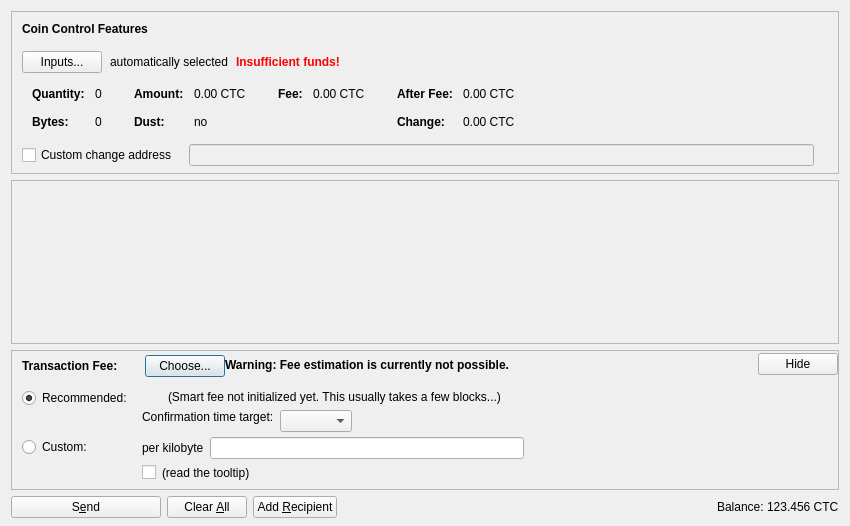
<?xml version="1.0" encoding="UTF-8"?>
<ui version="4.0">
 <class>SendCoinsDialog</class>
 <widget class="QDialog" name="SendCoinsDialog">
  <property name="geometry">
   <rect>
    <x>0</x>
    <y>0</y>
    <width>850</width>
    <height>526</height>
   </rect>
  </property>
  <property name="windowTitle">
   <string>Send Coins</string>
  </property>
  <layout class="QVBoxLayout" name="verticalLayout" stretch="0,1,0,0">
   <property name="bottomMargin">
    <number>8</number>
   </property>
   <item>
    <widget class="QFrame" name="frameCoinControl">
     <property name="sizePolicy">
      <sizepolicy hsizetype="Expanding" vsizetype="Expanding">
       <horstretch>0</horstretch>
       <verstretch>0</verstretch>
      </sizepolicy>
     </property>
     <property name="maximumSize">
      <size>
       <width>16777215</width>
       <height>16777215</height>
      </size>
     </property>
     <property name="frameShape">
      <enum>QFrame::StyledPanel</enum>
     </property>
     <property name="frameShadow">
      <enum>QFrame::Sunken</enum>
     </property>
     <layout class="QVBoxLayout" name="verticalLayoutCoinControl2">
      <property name="spacing">
       <number>0</number>
      </property>
      <property name="leftMargin">
       <number>0</number>
      </property>
      <property name="topMargin">
       <number>0</number>
      </property>
      <property name="rightMargin">
       <number>0</number>
      </property>
      <property name="bottomMargin">
       <number>6</number>
      </property>
      <item>
       <layout class="QVBoxLayout" name="verticalLayoutCoinControl" stretch="0,0,0,0,1">
        <property name="spacing">
         <number>0</number>
        </property>
        <property name="leftMargin">
         <number>10</number>
        </property>
        <property name="topMargin">
         <number>10</number>
        </property>
        <item>
         <layout class="QHBoxLayout" name="horizontalLayoutCoinControl1">
          <property name="bottomMargin">
           <number>15</number>
          </property>
          <item>
           <widget class="QLabel" name="labelCoinControlFeatures">
            <property name="sizePolicy">
             <sizepolicy hsizetype="Preferred" vsizetype="Maximum">
              <horstretch>0</horstretch>
              <verstretch>0</verstretch>
             </sizepolicy>
            </property>
            <property name="font">
             <font>
              <weight>75</weight>
              <bold>true</bold>
             </font>
            </property>
            <property name="styleSheet">
             <string notr="true">font-weight:bold;</string>
            </property>
            <property name="text">
             <string>Coin Control Features</string>
            </property>
           </widget>
          </item>
         </layout>
        </item>
        <item>
         <layout class="QHBoxLayout" name="horizontalLayoutCoinControl2" stretch="0,0,0,0">
          <property name="spacing">
           <number>8</number>
          </property>
          <property name="bottomMargin">
           <number>10</number>
          </property>
          <item>
           <widget class="QPushButton" name="pushButtonCoinControl">
            <property name="styleSheet">
             <string notr="true"/>
            </property>
            <property name="text">
             <string>Inputs...</string>
            </property>
            <property name="autoDefault">
             <bool>false</bool>
            </property>
           </widget>
          </item>
          <item>
           <widget class="QLabel" name="labelCoinControlAutomaticallySelected">
            <property name="text">
             <string>automatically selected</string>
            </property>
            <property name="margin">
             <number>5</number>
            </property>
           </widget>
          </item>
          <item>
           <widget class="QLabel" name="labelCoinControlInsuffFunds">
            <property name="font">
             <font>
              <weight>75</weight>
              <bold>true</bold>
             </font>
            </property>
            <property name="styleSheet">
             <string notr="true">color:red;font-weight:bold;</string>
            </property>
            <property name="text">
             <string>Insufficient funds!</string>
            </property>
            <property name="margin">
             <number>5</number>
            </property>
           </widget>
          </item>
          <item>
           <spacer name="horizontalSpacerCoinControl">
            <property name="orientation">
             <enum>Qt::Horizontal</enum>
            </property>
            <property name="sizeHint" stdset="0">
             <size>
              <width>40</width>
              <height>1</height>
             </size>
            </property>
           </spacer>
          </item>
         </layout>
        </item>
        <item>
         <widget class="QWidget" name="widgetCoinControl" native="true">
          <property name="sizePolicy">
           <sizepolicy hsizetype="Preferred" vsizetype="Preferred">
            <horstretch>0</horstretch>
            <verstretch>0</verstretch>
           </sizepolicy>
          </property>
          <property name="minimumSize">
           <size>
            <width>0</width>
            <height>0</height>
           </size>
          </property>
          <property name="styleSheet">
           <string notr="true"/>
          </property>
          <layout class="QHBoxLayout" name="horizontalLayoutCoinControl5">
           <property name="leftMargin">
            <number>0</number>
           </property>
           <property name="topMargin">
            <number>0</number>
           </property>
           <property name="rightMargin">
            <number>0</number>
           </property>
           <property name="bottomMargin">
            <number>0</number>
           </property>
           <item>
            <layout class="QHBoxLayout" name="horizontalLayoutCoinControl3" stretch="0,0,0,1">
             <property name="spacing">
              <number>20</number>
             </property>
             <property name="topMargin">
              <number>0</number>
             </property>
             <property name="bottomMargin">
              <number>10</number>
             </property>
             <item>
              <layout class="QFormLayout" name="formLayoutCoinControl1">
               <property name="horizontalSpacing">
                <number>10</number>
               </property>
               <property name="verticalSpacing">
                <number>14</number>
               </property>
               <property name="leftMargin">
                <number>10</number>
               </property>
               <property name="topMargin">
                <number>4</number>
               </property>
               <property name="rightMargin">
                <number>6</number>
               </property>
               <item row="0" column="0">
                <widget class="QLabel" name="labelCoinControlQuantityText">
                 <property name="font">
                  <font>
                   <weight>75</weight>
                   <bold>true</bold>
                  </font>
                 </property>
                 <property name="text">
                  <string>Quantity:</string>
                 </property>
                 <property name="margin">
                  <number>0</number>
                 </property>
                </widget>
               </item>
               <item row="0" column="1">
                <widget class="QLabel" name="labelCoinControlQuantity">
                 <property name="cursor">
                  <cursorShape>IBeamCursor</cursorShape>
                 </property>
                 <property name="contextMenuPolicy">
                  <enum>Qt::ActionsContextMenu</enum>
                 </property>
                 <property name="text">
                  <string notr="true">0</string>
                 </property>
                 <property name="margin">
                  <number>0</number>
                 </property>
                 <property name="textInteractionFlags">
                  <set>Qt::LinksAccessibleByMouse|Qt::TextSelectableByKeyboard|Qt::TextSelectableByMouse</set>
                 </property>
                </widget>
               </item>
               <item row="1" column="0">
                <widget class="QLabel" name="labelCoinControlBytesText">
                 <property name="font">
                  <font>
                   <weight>75</weight>
                   <bold>true</bold>
                  </font>
                 </property>
                 <property name="text">
                  <string>Bytes:</string>
                 </property>
                </widget>
               </item>
               <item row="1" column="1">
                <widget class="QLabel" name="labelCoinControlBytes">
                 <property name="cursor">
                  <cursorShape>IBeamCursor</cursorShape>
                 </property>
                 <property name="contextMenuPolicy">
                  <enum>Qt::ActionsContextMenu</enum>
                 </property>
                 <property name="text">
                  <string notr="true">0</string>
                 </property>
                 <property name="textInteractionFlags">
                  <set>Qt::LinksAccessibleByMouse|Qt::TextSelectableByKeyboard|Qt::TextSelectableByMouse</set>
                 </property>
                </widget>
               </item>
              </layout>
             </item>
             <item>
              <layout class="QFormLayout" name="formLayoutCoinControl2">
               <property name="horizontalSpacing">
                <number>10</number>
               </property>
               <property name="verticalSpacing">
                <number>14</number>
               </property>
               <property name="leftMargin">
                <number>6</number>
               </property>
               <property name="topMargin">
                <number>4</number>
               </property>
               <property name="rightMargin">
                <number>6</number>
               </property>
               <item row="0" column="0">
                <widget class="QLabel" name="labelCoinControlAmountText">
                 <property name="font">
                  <font>
                   <weight>75</weight>
                   <bold>true</bold>
                  </font>
                 </property>
                 <property name="text">
                  <string>Amount:</string>
                 </property>
                 <property name="margin">
                  <number>0</number>
                 </property>
                </widget>
               </item>
               <item row="0" column="1">
                <widget class="QLabel" name="labelCoinControlAmount">
                 <property name="cursor">
                  <cursorShape>IBeamCursor</cursorShape>
                 </property>
                 <property name="contextMenuPolicy">
                  <enum>Qt::ActionsContextMenu</enum>
                 </property>
                 <property name="text">
                  <string notr="true">0.00 CTC</string>
                 </property>
                 <property name="textInteractionFlags">
                  <set>Qt::LinksAccessibleByMouse|Qt::TextSelectableByKeyboard|Qt::TextSelectableByMouse</set>
                 </property>
                </widget>
               </item>
               <item row="1" column="0">
                <widget class="QLabel" name="labelCoinControlLowOutputText">
                 <property name="font">
                  <font>
                   <weight>75</weight>
                   <bold>true</bold>
                  </font>
                 </property>
                 <property name="text">
                  <string>Dust:</string>
                 </property>
                </widget>
               </item>
               <item row="1" column="1">
                <widget class="QLabel" name="labelCoinControlLowOutput">
                 <property name="cursor">
                  <cursorShape>IBeamCursor</cursorShape>
                 </property>
                 <property name="contextMenuPolicy">
                  <enum>Qt::ActionsContextMenu</enum>
                 </property>
                 <property name="text">
                  <string notr="true">no</string>
                 </property>
                 <property name="textInteractionFlags">
                  <set>Qt::LinksAccessibleByMouse|Qt::TextSelectableByKeyboard|Qt::TextSelectableByMouse</set>
                 </property>
                </widget>
               </item>
              </layout>
             </item>
             <item>
              <layout class="QFormLayout" name="formLayoutCoinControl3">
               <property name="horizontalSpacing">
                <number>10</number>
               </property>
               <property name="verticalSpacing">
                <number>14</number>
               </property>
               <property name="leftMargin">
                <number>6</number>
               </property>
               <property name="topMargin">
                <number>4</number>
               </property>
               <property name="rightMargin">
                <number>6</number>
               </property>
               <item row="0" column="0">
                <widget class="QLabel" name="labelCoinControlFeeText">
                 <property name="font">
                  <font>
                   <weight>75</weight>
                   <bold>true</bold>
                  </font>
                 </property>
                 <property name="text">
                  <string>Fee:</string>
                 </property>
                 <property name="margin">
                  <number>0</number>
                 </property>
                </widget>
               </item>
               <item row="0" column="1">
                <widget class="QLabel" name="labelCoinControlFee">
                 <property name="cursor">
                  <cursorShape>IBeamCursor</cursorShape>
                 </property>
                 <property name="contextMenuPolicy">
                  <enum>Qt::ActionsContextMenu</enum>
                 </property>
                 <property name="text">
                  <string notr="true">0.00 CTC</string>
                 </property>
                 <property name="textInteractionFlags">
                  <set>Qt::LinksAccessibleByMouse|Qt::TextSelectableByKeyboard|Qt::TextSelectableByMouse</set>
                 </property>
                </widget>
               </item>
              </layout>
             </item>
             <item>
              <layout class="QFormLayout" name="formLayoutCoinControl4">
               <property name="horizontalSpacing">
                <number>10</number>
               </property>
               <property name="verticalSpacing">
                <number>14</number>
               </property>
               <property name="leftMargin">
                <number>6</number>
               </property>
               <property name="topMargin">
                <number>4</number>
               </property>
               <property name="rightMargin">
                <number>6</number>
               </property>
               <item row="0" column="0">
                <widget class="QLabel" name="labelCoinControlAfterFeeText">
                 <property name="font">
                  <font>
                   <weight>75</weight>
                   <bold>true</bold>
                  </font>
                 </property>
                 <property name="text">
                  <string>After Fee:</string>
                 </property>
                 <property name="margin">
                  <number>0</number>
                 </property>
                </widget>
               </item>
               <item row="0" column="1">
                <widget class="QLabel" name="labelCoinControlAfterFee">
                 <property name="cursor">
                  <cursorShape>IBeamCursor</cursorShape>
                 </property>
                 <property name="contextMenuPolicy">
                  <enum>Qt::ActionsContextMenu</enum>
                 </property>
                 <property name="text">
                  <string notr="true">0.00 CTC</string>
                 </property>
                 <property name="textInteractionFlags">
                  <set>Qt::LinksAccessibleByMouse|Qt::TextSelectableByKeyboard|Qt::TextSelectableByMouse</set>
                 </property>
                </widget>
               </item>
               <item row="1" column="0">
                <widget class="QLabel" name="labelCoinControlChangeText">
                 <property name="font">
                  <font>
                   <weight>75</weight>
                   <bold>true</bold>
                  </font>
                 </property>
                 <property name="text">
                  <string>Change:</string>
                 </property>
                </widget>
               </item>
               <item row="1" column="1">
                <widget class="QLabel" name="labelCoinControlChange">
                 <property name="cursor">
                  <cursorShape>IBeamCursor</cursorShape>
                 </property>
                 <property name="contextMenuPolicy">
                  <enum>Qt::ActionsContextMenu</enum>
                 </property>
                 <property name="text">
                  <string notr="true">0.00 CTC</string>
                 </property>
                 <property name="textInteractionFlags">
                  <set>Qt::LinksAccessibleByMouse|Qt::TextSelectableByKeyboard|Qt::TextSelectableByMouse</set>
                 </property>
                </widget>
               </item>
              </layout>
             </item>
            </layout>
           </item>
          </layout>
         </widget>
        </item>
        <item>
         <layout class="QHBoxLayout" name="horizontalLayoutCoinControl4" stretch="0,0,0">
          <property name="spacing">
           <number>12</number>
          </property>
          <property name="sizeConstraint">
           <enum>QLayout::SetDefaultConstraint</enum>
          </property>
          <property name="topMargin">
           <number>5</number>
          </property>
          <property name="rightMargin">
           <number>5</number>
          </property>
          <item>
           <widget class="QCheckBox" name="checkBoxCoinControlChange">
            <property name="toolTip">
             <string>If this is activated, but the change address is empty or invalid, change will be sent to a newly generated address.</string>
            </property>
            <property name="text">
             <string>Custom change address</string>
            </property>
           </widget>
          </item>
          <item>
           <widget class="QValidatedLineEdit" name="lineEditCoinControlChange">
            <property name="enabled">
             <bool>false</bool>
            </property>
            <property name="sizePolicy">
             <sizepolicy hsizetype="Expanding" vsizetype="Fixed">
              <horstretch>0</horstretch>
              <verstretch>0</verstretch>
             </sizepolicy>
            </property>
           </widget>
          </item>
          <item>
           <widget class="QLabel" name="labelCoinControlChangeLabel">
            <property name="sizePolicy">
             <sizepolicy hsizetype="Preferred" vsizetype="Expanding">
              <horstretch>0</horstretch>
              <verstretch>0</verstretch>
             </sizepolicy>
            </property>
            <property name="minimumSize">
             <size>
              <width>0</width>
              <height>0</height>
             </size>
            </property>
            <property name="text">
             <string/>
            </property>
            <property name="margin">
             <number>3</number>
            </property>
           </widget>
          </item>
         </layout>
        </item>
        <item>
         <spacer name="verticalSpacerCoinControl">
          <property name="orientation">
           <enum>Qt::Vertical</enum>
          </property>
          <property name="sizeHint" stdset="0">
           <size>
            <width>800</width>
            <height>1</height>
           </size>
          </property>
         </spacer>
        </item>
       </layout>
      </item>
     </layout>
    </widget>
   </item>
   <item>
    <widget class="QScrollArea" name="scrollArea">
     <property name="widgetResizable">
      <bool>true</bool>
     </property>
     <widget class="QWidget" name="scrollAreaWidgetContents">
      <property name="geometry">
       <rect>
        <x>0</x>
        <y>0</y>
        <width>830</width>
        <height>104</height>
       </rect>
      </property>
      <layout class="QVBoxLayout" name="verticalLayout_2" stretch="0,1">
       <property name="leftMargin">
        <number>0</number>
       </property>
       <property name="topMargin">
        <number>0</number>
       </property>
       <property name="rightMargin">
        <number>0</number>
       </property>
       <property name="bottomMargin">
        <number>0</number>
       </property>
       <item>
        <layout class="QVBoxLayout" name="entries">
         <property name="spacing">
          <number>6</number>
         </property>
        </layout>
       </item>
       <item>
        <spacer name="verticalSpacer">
         <property name="orientation">
          <enum>Qt::Vertical</enum>
         </property>
         <property name="sizeHint" stdset="0">
          <size>
           <width>20</width>
           <height>40</height>
          </size>
         </property>
        </spacer>
       </item>
      </layout>
     </widget>
    </widget>
   </item>
   <item>
    <widget class="QFrame" name="frameFee">
     <property name="sizePolicy">
      <sizepolicy hsizetype="Expanding" vsizetype="Expanding">
       <horstretch>0</horstretch>
       <verstretch>0</verstretch>
      </sizepolicy>
     </property>
     <property name="maximumSize">
      <size>
       <width>16777215</width>
       <height>16777215</height>
      </size>
     </property>
     <property name="frameShape">
      <enum>QFrame::StyledPanel</enum>
     </property>
     <property name="frameShadow">
      <enum>QFrame::Sunken</enum>
     </property>
     <layout class="QVBoxLayout" name="verticalLayoutFee1">
      <property name="spacing">
       <number>0</number>
      </property>
      <property name="leftMargin">
       <number>0</number>
      </property>
      <property name="topMargin">
       <number>0</number>
      </property>
      <property name="rightMargin">
       <number>0</number>
      </property>
      <property name="bottomMargin">
       <number>0</number>
      </property>
      <item>
       <layout class="QVBoxLayout" name="verticalLayoutFee2" stretch="0,0,0">
        <property name="spacing">
         <number>0</number>
        </property>
        <property name="leftMargin">
         <number>10</number>
        </property>
        <property name="topMargin">
         <number>0</number>
        </property>
        <item>
         <layout class="QHBoxLayout" name="horizontalLayoutFee1">
          <property name="bottomMargin">
           <number>0</number>
          </property>
          <item>
           <layout class="QVBoxLayout" name="verticalLayoutFee7">
            <property name="spacing">
             <number>0</number>
            </property>
            <item>
             <spacer name="verticalSpacerSmartFee">
              <property name="orientation">
               <enum>Qt::Vertical</enum>
              </property>
              <property name="sizeType">
               <enum>QSizePolicy::Fixed</enum>
              </property>
              <property name="sizeHint" stdset="0">
               <size>
                <width>1</width>
                <height>4</height>
               </size>
              </property>
             </spacer>
            </item>
            <item>
             <layout class="QHBoxLayout" name="horizontalLayoutSmartFee">
              <property name="spacing">
               <number>10</number>
              </property>
              <item>
               <widget class="QLabel" name="labelFeeHeadline">
                <property name="sizePolicy">
                 <sizepolicy hsizetype="Preferred" vsizetype="Maximum">
                  <horstretch>0</horstretch>
                  <verstretch>0</verstretch>
                 </sizepolicy>
                </property>
                <property name="font">
                 <font>
                  <weight>75</weight>
                  <bold>true</bold>
                 </font>
                </property>
                <property name="styleSheet">
                 <string notr="true">font-weight:bold;</string>
                </property>
                <property name="text">
                 <string>Transaction Fee:</string>
                </property>
               </widget>
              </item>
              <item>
               <widget class="QLabel" name="labelFeeMinimized">
                <property name="text">
                 <string/>
                </property>
               </widget>
              </item>
              <item>
               <widget class="QPushButton" name="buttonChooseFee">
                <property name="text">
                 <string>Choose...</string>
                </property>
               </widget>
              </item>
             </layout>
            </item>
            <item>
             <spacer name="verticalSpacer_5">
              <property name="orientation">
               <enum>Qt::Vertical</enum>
              </property>
              <property name="sizeHint" stdset="0">
               <size>
                <width>1</width>
                <height>1</height>
               </size>
              </property>
             </spacer>
            </item>
           </layout>
          </item>
          <item>
           <widget class="QLabel" name="fallbackFeeWarningLabel">
            <property name="toolTip">
             <string>Using the fallbackfee can result in sending a transaction that will take several hours or days (or never) to confirm. Consider choosing your fee manually or wait until you have validated the complete chain.</string>
            </property>
            <property name="font">
            <font>
                <weight>75</weight>
                <bold>true</bold>
            </font>
            </property>
            <property name="text">
             <string>Warning: Fee estimation is currently not possible.</string>
            </property>
            <property name="wordWrap">
             <bool>false</bool>
            </property>
           </widget>
          </item>
          <item>
           <spacer name="horizontalSpacer_4">
            <property name="orientation">
             <enum>Qt::Horizontal</enum>
            </property>
            <property name="sizeType">
             <enum>QSizePolicy::MinimumExpanding</enum>
            </property>
            <property name="sizeHint" stdset="0">
             <size>
              <width>40</width>
              <height>20</height>
             </size>
            </property>
           </spacer>
          </item>
          <item>
           <widget class="QPushButton" name="buttonMinimizeFee">
            <property name="toolTip">
             <string>collapse fee-settings</string>
            </property>
            <property name="text">
             <string>Hide</string>
            </property>
           </widget>
          </item>
         </layout>
        </item>
        <item>
         <widget class="QFrame" name="frameFeeSelection">
          <layout class="QVBoxLayout" name="verticalLayoutFee12">
           <property name="spacing">
            <number>0</number>
           </property>
           <property name="leftMargin">
            <number>0</number>
           </property>
           <property name="topMargin">
            <number>0</number>
           </property>
           <property name="rightMargin">
            <number>0</number>
           </property>
           <property name="bottomMargin">
            <number>0</number>
           </property>
           <item>
            <layout class="QGridLayout" name="gridLayoutFee">
             <property name="topMargin">
              <number>10</number>
             </property>
             <property name="bottomMargin">
              <number>4</number>
             </property>
             <property name="horizontalSpacing">
              <number>10</number>
             </property>
             <property name="verticalSpacing">
              <number>4</number>
             </property>
             <item row="1" column="1">
              <layout class="QVBoxLayout" name="verticalLayoutFee8">
               <property name="spacing">
                <number>6</number>
               </property>
               <item>
                <layout class="QHBoxLayout" name="horizontalLayoutFee13">
                 <item>
                  <widget class="QLabel" name="labelCustomPerKilobyte">
                   <property name="toolTip">
                    <string>If the custom fee is set to 1000 satoshis and the transaction is only 250 bytes, then &quot;per kilobyte&quot; only pays 250 satoshis in fee, while &quot;total at least&quot; pays 1000 satoshis. For transactions bigger than a kilobyte both pay by kilobyte.</string>
                   </property>
                   <property name="text">
                    <string>per kilobyte</string>
                   </property>
                  </widget>
                 </item>
                 <item>
                  <widget class="BitcoinAmountField" name="customFee"/>
                 </item>
                 <item>
                  <spacer name="horizontalSpacer_6">
                   <property name="orientation">
                    <enum>Qt::Horizontal</enum>
                   </property>
                   <property name="sizeHint" stdset="0">
                    <size>
                     <width>1</width>
                     <height>1</height>
                    </size>
                   </property>
                  </spacer>
                 </item>
                </layout>
               </item>
               <item>
                <layout class="QHBoxLayout" name="horizontalLayoutFee8">
                 <item>
                  <widget class="QCheckBox" name="checkBoxMinimumFee">
                   <property name="toolTip">
                    <string>Paying only the minimum fee is just fine as long as there is less transaction volume than space in the blocks. But be aware that this can end up in a never confirming transaction once there is more demand for connecticoin transactions than the network can process.</string>
                   </property>
                   <property name="text">
                    <string/>
                   </property>
                  </widget>
                 </item>
                 <item>
                  <widget class="QLabel" name="labelMinFeeWarning">
                   <property name="enabled">
                    <bool>true</bool>
                   </property>
                   <property name="toolTip">
                    <string>Paying only the minimum fee is just fine as long as there is less transaction volume than space in the blocks. But be aware that this can end up in a never confirming transaction once there is more demand for connecticoin transactions than the network can process.</string>
                   </property>
                   <property name="text">
                    <string>(read the tooltip)</string>
                   </property>
                   <property name="margin">
                    <number>5</number>
                   </property>
                  </widget>
                 </item>
                 <item>
                  <spacer name="horizontalSpacer_2">
                   <property name="orientation">
                    <enum>Qt::Horizontal</enum>
                   </property>
                   <property name="sizeHint" stdset="0">
                    <size>
                     <width>1</width>
                     <height>1</height>
                    </size>
                   </property>
                  </spacer>
                 </item>
                </layout>
               </item>
              </layout>
             </item>
             <item row="0" column="0">
              <layout class="QVBoxLayout" name="verticalLayoutFee4" stretch="0,1">
               <item>
                <widget class="QRadioButton" name="radioSmartFee">
                 <property name="text">
                  <string>Recommended:</string>
                 </property>
                 <property name="checked">
                  <bool>true</bool>
                 </property>
                 <attribute name="buttonGroup">
                  <string notr="true">groupFee</string>
                 </attribute>
                </widget>
               </item>
               <item>
                <spacer name="verticalSpacer_2">
                 <property name="orientation">
                  <enum>Qt::Vertical</enum>
                 </property>
                 <property name="sizeHint" stdset="0">
                  <size>
                   <width>1</width>
                   <height>1</height>
                  </size>
                 </property>
                </spacer>
               </item>
              </layout>
             </item>
             <item row="1" column="0">
              <layout class="QVBoxLayout" name="verticalLayoutFee9" stretch="0,1">
               <item>
                <widget class="QRadioButton" name="radioCustomFee">
                 <property name="text">
                  <string>Custom:</string>
                 </property>
                 <attribute name="buttonGroup">
                  <string notr="true">groupFee</string>
                 </attribute>
                </widget>
               </item>
               <item>
                <spacer name="verticalSpacer_6">
                 <property name="orientation">
                  <enum>Qt::Vertical</enum>
                 </property>
                 <property name="sizeHint" stdset="0">
                  <size>
                   <width>1</width>
                   <height>1</height>
                  </size>
                 </property>
                </spacer>
               </item>
              </layout>
             </item>
             <item row="0" column="1">
              <layout class="QVBoxLayout" name="verticalLayoutFee3" stretch="0,0,1">
               <property name="spacing">
                <number>6</number>
               </property>
               <property name="topMargin">
                <number>2</number>
               </property>
               <item>
                <layout class="QHBoxLayout" name="horizontalLayoutFee12">
                 <item>
                  <widget class="QLabel" name="labelSmartFee">
                   <property name="text">
                    <string/>
                   </property>
                   <property name="margin">
                    <number>2</number>
                   </property>
                  </widget>
                 </item>
                 <item>
                  <widget class="QLabel" name="labelFeeEstimation">
                   <property name="text">
                    <string/>
                   </property>
                  </widget>
                 </item>
                 <item>
                  <widget class="QLabel" name="labelSmartFee2">
                   <property name="text">
                    <string>(Smart fee not initialized yet. This usually takes a few blocks...)</string>
                   </property>
                   <property name="margin">
                    <number>2</number>
                   </property>
                  </widget>
                 </item>
                 <item>
                  <spacer name="horizontalSpacer_5">
                   <property name="orientation">
                    <enum>Qt::Horizontal</enum>
                   </property>
                   <property name="sizeHint" stdset="0">
                    <size>
                     <width>1</width>
                     <height>1</height>
                    </size>
                   </property>
                  </spacer>
                 </item>
                </layout>
               </item>
               <item>
                <layout class="QHBoxLayout" name="horizontalLayoutFee9">
                 <item>
                  <layout class="QVBoxLayout" name="verticalLayoutFee6">
                   <item>
                    <widget class="QLabel" name="labelSmartFee3">
                     <property name="text">
                      <string>Confirmation time target:</string>
                     </property>
                     <property name="margin">
                      <number>2</number>
                     </property>
                    </widget>
                   </item>
                   <item>
                    <spacer name="verticalSpacer_3">
                     <property name="orientation">
                      <enum>Qt::Vertical</enum>
                     </property>
                     <property name="sizeHint" stdset="0">
                      <size>
                       <width>1</width>
                       <height>1</height>
                      </size>
                     </property>
                    </spacer>
                   </item>
                  </layout>
                 </item>
                 <item>
                  <layout class="QVBoxLayout" name="verticalLayoutFee5">
                   <property name="rightMargin">
                    <number>30</number>
                   </property>
                   <item>
                    <layout class="QHBoxLayout" name="horizontalLayoutConfTarget">
                     <property name="bottomMargin">
                      <number>0</number>
                     </property>
                     <item>
                      <widget class="QComboBox" name="confTargetSelector"/>
                     </item>
                     <item>
                      <spacer name="horizontalSpacerConfTarget">
                       <property name="orientation">
                        <enum>Qt::Horizontal</enum>
                       </property>
                       <property name="sizeHint" stdset="0">
                        <size>
                         <width>40</width>
                         <height>20</height>
                        </size>
                       </property>
                      </spacer>
                     </item>
                    </layout>
                   </item>
                  </layout>
                 </item>
                </layout>
               </item>
               <item>
                <spacer name="verticalSpacer_4">
                 <property name="orientation">
                  <enum>Qt::Vertical</enum>
                 </property>
                 <property name="sizeHint" stdset="0">
                  <size>
                   <width>1</width>
                   <height>1</height>
                  </size>
                 </property>
                </spacer>
               </item>
              </layout>
             </item>
            </layout>
           </item>
          </layout>
         </widget>
        </item>
        <item>
         <spacer name="verticalSpacerFee">
          <property name="orientation">
           <enum>Qt::Vertical</enum>
          </property>
          <property name="sizeHint" stdset="0">
           <size>
            <width>40</width>
            <height>5</height>
           </size>
          </property>
         </spacer>
        </item>
       </layout>
      </item>
     </layout>
    </widget>
   </item>
   <item>
    <layout class="QHBoxLayout" name="horizontalLayout">
     <item>
      <widget class="QPushButton" name="sendButton">
       <property name="minimumSize">
        <size>
         <width>150</width>
         <height>0</height>
        </size>
       </property>
       <property name="toolTip">
        <string>Confirm the send action</string>
       </property>
       <property name="text">
        <string>S&amp;end</string>
       </property>
       <property name="icon">
        <iconset resource="../bitcoin.qrc">
         <normaloff>:/icons/send</normaloff>:/icons/send</iconset>
       </property>
       <property name="autoDefault">
        <bool>false</bool>
       </property>
       <property name="default">
        <bool>false</bool>
       </property>
      </widget>
     </item>
     <item>
      <widget class="QPushButton" name="clearButton">
       <property name="sizePolicy">
        <sizepolicy hsizetype="Minimum" vsizetype="Fixed">
         <horstretch>0</horstretch>
         <verstretch>0</verstretch>
        </sizepolicy>
       </property>
       <property name="toolTip">
        <string>Clear all fields of the form.</string>
       </property>
       <property name="text">
        <string>Clear &amp;All</string>
       </property>
       <property name="icon">
        <iconset resource="../bitcoin.qrc">
         <normaloff>:/icons/remove</normaloff>:/icons/remove</iconset>
       </property>
       <property name="autoDefault">
        <bool>false</bool>
       </property>
      </widget>
     </item>
     <item>
      <widget class="QPushButton" name="addButton">
       <property name="toolTip">
        <string>Send to multiple recipients at once</string>
       </property>
       <property name="text">
        <string>Add &amp;Recipient</string>
       </property>
       <property name="icon">
        <iconset resource="../bitcoin.qrc">
         <normaloff>:/icons/add</normaloff>:/icons/add</iconset>
       </property>
       <property name="autoDefault">
        <bool>false</bool>
       </property>
      </widget>
     </item>
     <item>
      <spacer name="horizontalSpacer">
       <property name="orientation">
        <enum>Qt::Horizontal</enum>
       </property>
       <property name="sizeHint" stdset="0">
        <size>
         <width>40</width>
         <height>20</height>
        </size>
       </property>
      </spacer>
     </item>
     <item>
      <layout class="QHBoxLayout" name="horizontalLayout_2">
       <property name="spacing">
        <number>3</number>
       </property>
       <item>
        <widget class="QLabel" name="label">
         <property name="sizePolicy">
          <sizepolicy hsizetype="Preferred" vsizetype="Fixed">
           <horstretch>0</horstretch>
           <verstretch>0</verstretch>
          </sizepolicy>
         </property>
         <property name="text">
          <string>Balance:</string>
         </property>
        </widget>
       </item>
       <item>
        <widget class="QLabel" name="labelBalance">
         <property name="sizePolicy">
          <sizepolicy hsizetype="Preferred" vsizetype="Fixed">
           <horstretch>0</horstretch>
           <verstretch>0</verstretch>
          </sizepolicy>
         </property>
         <property name="cursor">
          <cursorShape>IBeamCursor</cursorShape>
         </property>
         <property name="text">
          <string notr="true">123.456 CTC</string>
         </property>
         <property name="textInteractionFlags">
          <set>Qt::LinksAccessibleByMouse|Qt::TextSelectableByKeyboard|Qt::TextSelectableByMouse</set>
         </property>
        </widget>
       </item>
      </layout>
     </item>
    </layout>
   </item>
  </layout>
 </widget>
 <customwidgets>
  <customwidget>
   <class>QValidatedLineEdit</class>
   <extends>QLineEdit</extends>
   <header>qt/qvalidatedlineedit.h</header>
  </customwidget>
  <customwidget>
   <class>BitcoinAmountField</class>
   <extends>QLineEdit</extends>
   <header>qt/bitcoinamountfield.h</header>
   <container>1</container>
  </customwidget>
 </customwidgets>
 <resources>
  <include location="../bitcoin.qrc"/>
 </resources>
 <connections/>
 <buttongroups>
  <buttongroup name="groupFee"/>
 </buttongroups>
</ui>
